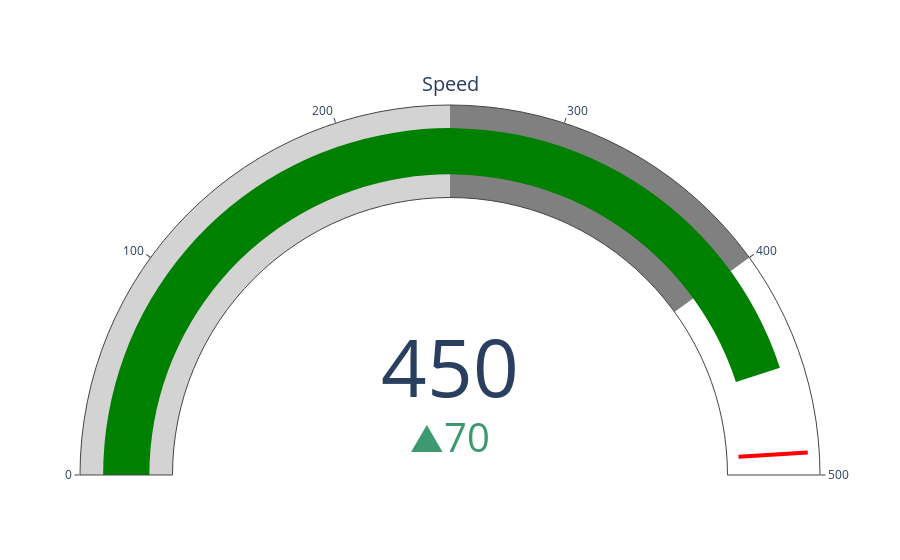

Source (notebook cell):
### Markdown cell above
### Add Steps, Threshold, and Delta

### Code cell
fig = go.Figure(go.Indicator(
    domain = {'x': [0, 1], 'y': [0, 1]},
    value = 450,
    mode = "gauge+number+delta",
    title = {'text': "Speed"},
    delta = {'reference': 380},
    gauge = {'axis': {'range': [None, 500]},
             'steps' : [
                 {'range': [0, 250], 'color': "lightgray"},
                 {'range': [250, 400], 'color': "gray"}],
             'threshold' : {'line': {'color': "red", 'width': 4}, 'thickness': 0.75, 'value': 490}}))

fig.show()

### Figure 1 — Plotly figure (JSON) as saved in the notebook; plotly's stock layout.template omitted (floating-point values rounded to 4 significant figures)
{"data": [{"delta": {"reference": 380}, "domain": {"x": [0, 1], "y": [0, 1]}, "gauge": {"axis": {"range": [null, 500]}, "steps": [{"color": "lightgray", "range": [0, 250]}, {"color": "gray", "range": [250, 400]}], "threshold": {"line": {"color": "red", "width": 4}, "thickness": 0.75, "value": 490}}, "mode": "gauge+number+delta", "title": {"text": "Speed"}, "type": "indicator", "value": 450}], "layout": {}}
